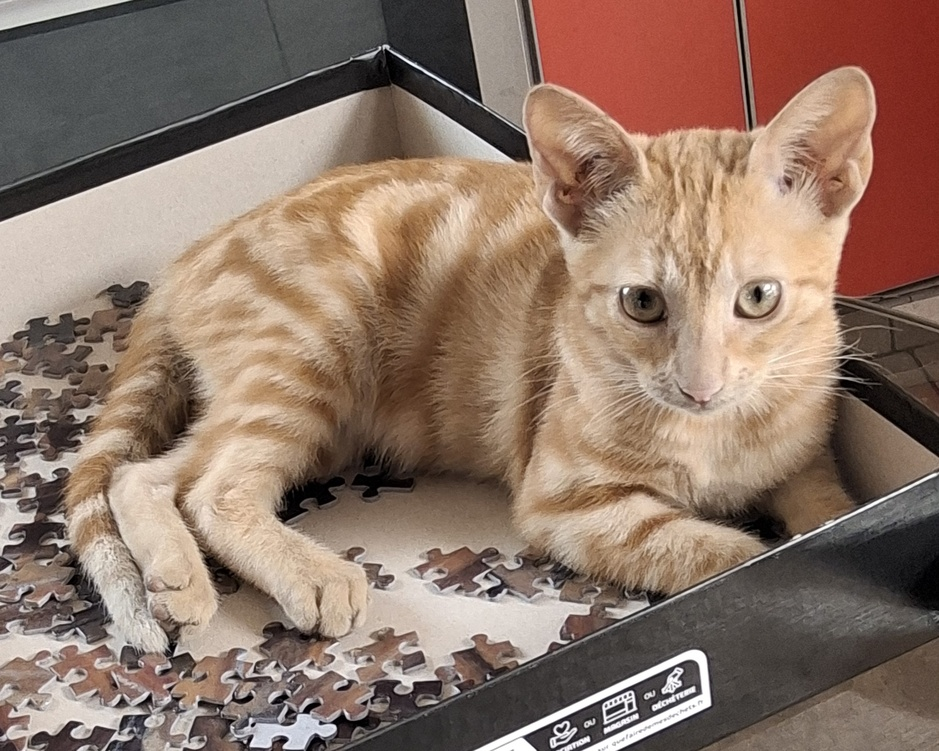
#> input picture Lab02_Complementario_Poetry/data/imagen_test.jpg, 939 x 751 px, shrunk from 2220 x 1776 before the run, given in place of imagen_test.png, which was not available
$ jupyter execute Lab02_Principal_Colab.ipynb   (shell and % lines are left out)   (text cells are left out)
#> lines starting #> are read from the running program, lines starting #| are printed output that depends on the picture; pictures that were not available may be replaced by others from this repository, and a replacement may not be noted
[cell 1]
# instalaciòn de opencv
# importaciòn de librerìas
import cv2
import numpy as np
import matplotlib.pyplot as plt
from google.colab import files

[cell 2]
# cargar imagen
uploaded = files.upload()
#> the answer given: imagen_test.jpg
# leer y mostrar imagen
imagen = cv2.imread('imagen_test.png')
#> imagen is the input picture: shape (751, 939, 3); mean B, G, R 104.9, 118.9, 142.4
imagen_rgb = cv2.cvtColor(imagen, cv2.COLOR_BGR2RGB)

plt.imshow(imagen_rgb)
plt.title("IMAGEN ORIGINAL")
plt.axis("off")
plt.show()

[cell 3]
# conversiòn a escala de grises
gris = cv2.cvtColor(imagen, cv2.COLOR_BGR2GRAY)
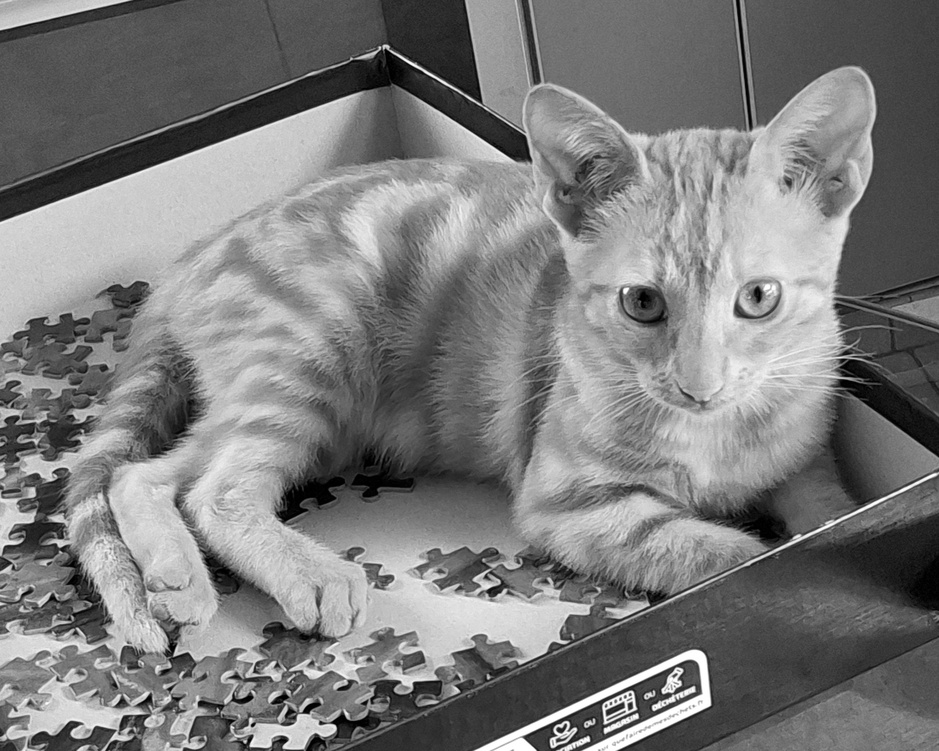
#> gris: shape (751, 939); min 0, max 255, mean 124.4

plt.imshow(gris, cmap='gray')
plt.title("IMAGEN EN ESCALA DE GRISES")
plt.axis("off")
plt.show()

[cell 4]
brillo = cv2.convertScaleAbs(gris, alpha=1.3, beta=30)
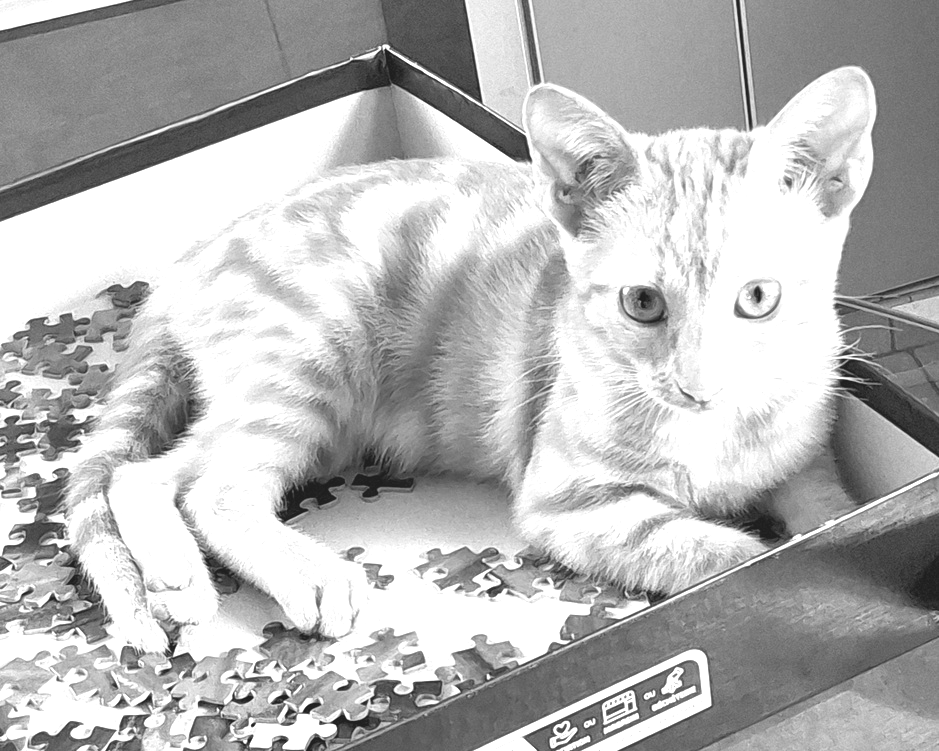
#> brillo: shape (751, 939); min 30, max 255, mean 182.9

plt.imshow(brillo, cmap='gray')
plt.title("IMAGEN CON BRILLO AJUSTADO")
plt.axis("off")
plt.show()

[cell 5]
brillo = cv2.convertScaleAbs(gris, alpha=3, beta=2)
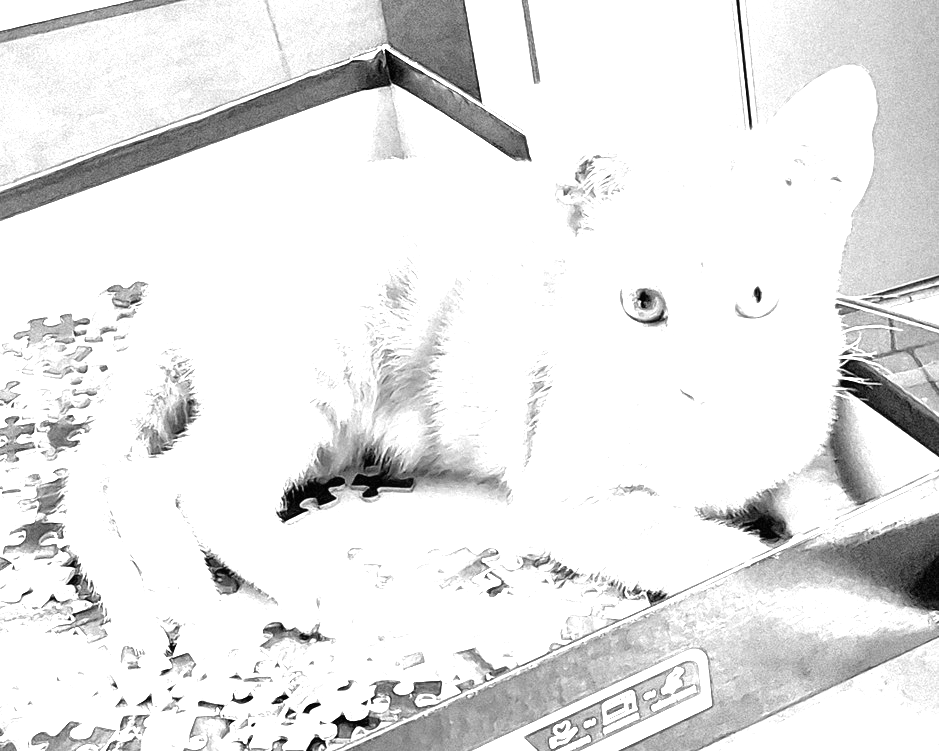
#> brillo: shape (751, 939); min 2, max 255, mean 231.5

plt.imshow(brillo, cmap='gray')
plt.title("IMAGEN CON BRILLO AL MÀXIMO")
plt.axis("off")
plt.show()

[cell 6]
# detector de bordes Canny
bordes = cv2.Canny(imagen, 100, 200)
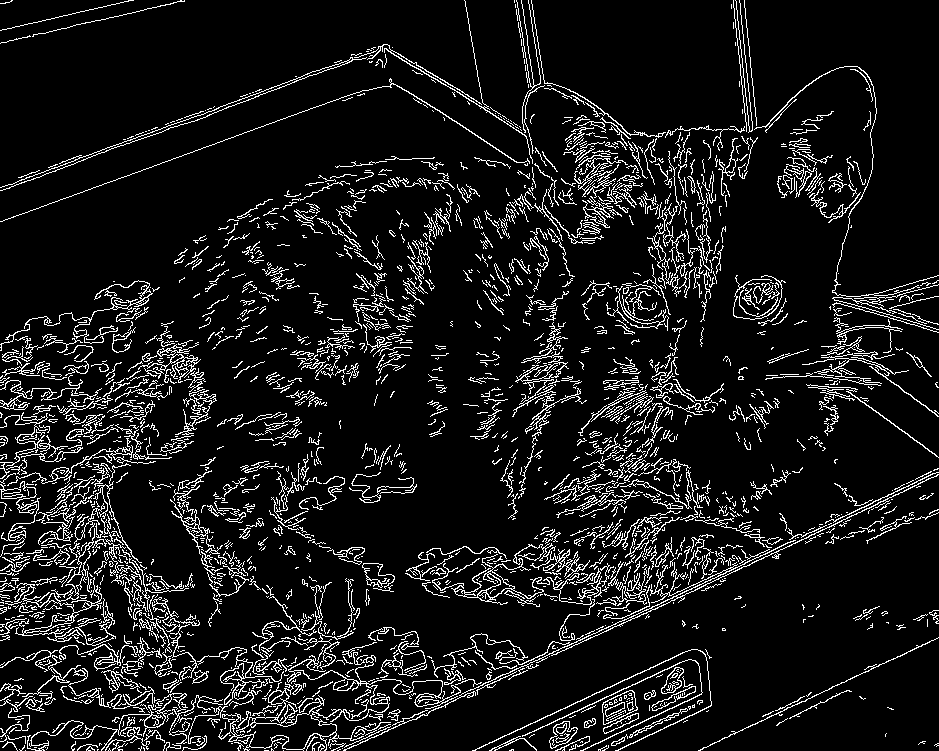
#> bordes: shape (751, 939); 9.5% white in thin lines or dots

plt.imshow(bordes, cmap='gray')
plt.title("DETECCIÒN DE BORDES")
plt.axis("off")
plt.show()
